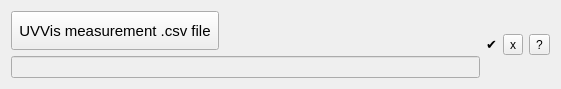
        <widget class="QWidget" name="horizontalLayoutWidget_2">
         <property name="geometry">
          <rect>
           <x>20</x>
           <y>250</y>
           <width>561</width>
           <height>89</height>
          </rect>
         </property>
         <layout class="QHBoxLayout" name="horizontalLayout_2">
          <item>
           <layout class="QVBoxLayout" name="verticalLayout_3">
            <item>
             <widget class="QToolButton" name="RT_upload">
              <property name="maximumSize">
               <size>
                <width>16777215</width>
                <height>39</height>
               </size>
              </property>
              <property name="font">
               <font>
                <pointsize>11</pointsize>
                <kerning>true</kerning>
               </font>
              </property>
              <property name="text">
               <string>UVVis measurement .csv file</string>
              </property>
             </widget>
            </item>
            <item>
             <widget class="QLineEdit" name="RT_file">
              <property name="enabled">
               <bool>false</bool>
              </property>
             </widget>
            </item>
           </layout>
          </item>
          <item>
           <widget class="QLabel" name="RT_upload_check">
            <property name="maximumSize">
             <size>
              <width>15</width>
              <height>16777215</height>
             </size>
            </property>
            <property name="font">
             <font>
              <pointsize>10</pointsize>
              <italic>true</italic>
              <kerning>true</kerning>
             </font>
            </property>
            <property name="text">
             <string>✔</string>
            </property>
           </widget>
          </item>
          <item>
           <widget class="QToolButton" name="RT_delete">
            <property name="text">
             <string>x</string>
            </property>
           </widget>
          </item>
          <item>
           <widget class="QToolButton" name="help_RT">
            <property name="text">
             <string>?</string>
            </property>
           </widget>
          </item>
         </layout>
        </widget>
